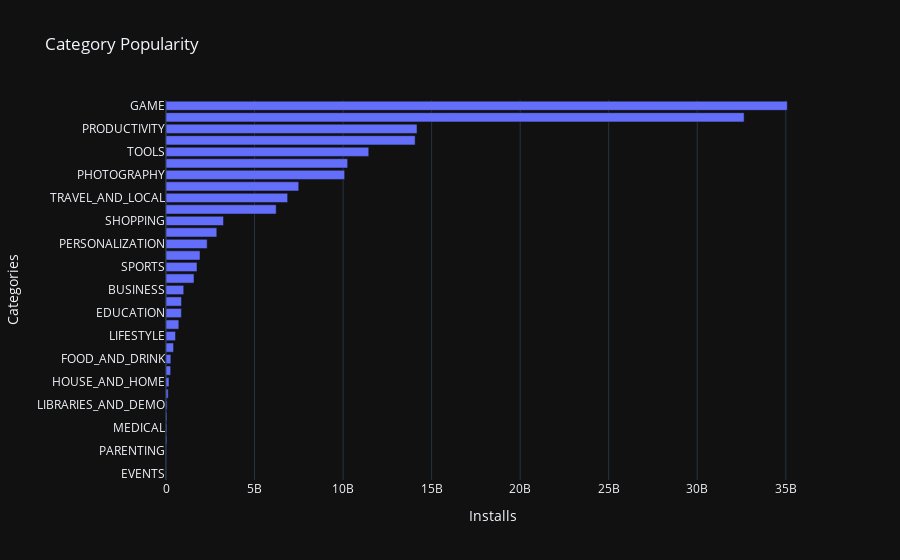

The code cell stored with this chart in its notebook:
### Code cell
# Plotting categories by installs
category_installs= clean_df.groupby("Category"). agg({"Installs":"sum"})
category_installs.sort_values('Installs', ascending=True, inplace=True)
category_installs
h_bar  = px.bar( x= category_installs["Installs"],
                 y = category_installs.index,
                 orientation="h",
                 title='Category Popularity',
                 labels= {"x": "Installs", "y": "Categories"})
h_bar.show()

### Figure 1 — Plotly figure (JSON) as saved in the notebook; plotly's stock layout.template omitted (floating-point values rounded to 4 significant figures)
{"data": [{"hovertemplate": "Installs=%{x}<br>Categories=%{y}<extra></extra>", "legendgroup": "", "marker": {"color": "#636efa", "pattern": {"shape": ""}}, "name": "", "orientation": "h", "showlegend": false, "textposition": "auto", "x": [15949410, 26916200, 31116110, 53129800, 53205576, 56036100, 62083000, 124233100, 168582000, 264295110, 273777750, 426096500, 537562120, 724267560, 871352000, 876612400, 1001768120, 1583056220, 1751131465, 1921291655, 2325352930, 2869160000, 3247831540, 6221897200, 6868859300, 7496210650, 10088243130, 10257701590, 11450724500, 14069841475, 14176070180, 32647241530, 35085862717], "xaxis": "x", "y": ["EVENTS", "BEAUTY", "PARENTING", "AUTO_AND_VEHICLES", "MEDICAL", "COMICS", "LIBRARIES_AND_DEMO", "ART_AND_DESIGN", "HOUSE_AND_HOME", "DATING", "FOOD_AND_DRINK", "WEATHER", "LIFESTYLE", "MAPS_AND_NAVIGATION", "EDUCATION", "FINANCE", "BUSINESS", "HEALTH_AND_FITNESS", "SPORTS", "BOOKS_AND_REFERENCE", "PERSONALIZATION", "ENTERTAINMENT", "SHOPPING", "VIDEO_PLAYERS", "TRAVEL_AND_LOCAL", "NEWS_AND_MAGAZINES", "PHOTOGRAPHY", "FAMILY", "TOOLS", "SOCIAL", "PRODUCTIVITY", "COMMUNICATION", "GAME"], "yaxis": "y", "type": "bar"}], "layout": {"xaxis": {"anchor": "y", "domain": [0.0, 1.0], "title": {"text": "Installs"}}, "yaxis": {"anchor": "x", "domain": [0.0, 1.0], "title": {"text": "Categories"}}, "legend": {"tracegroupgap": 0}, "title": {"text": "Category Popularity"}, "barmode": "relative"}}
